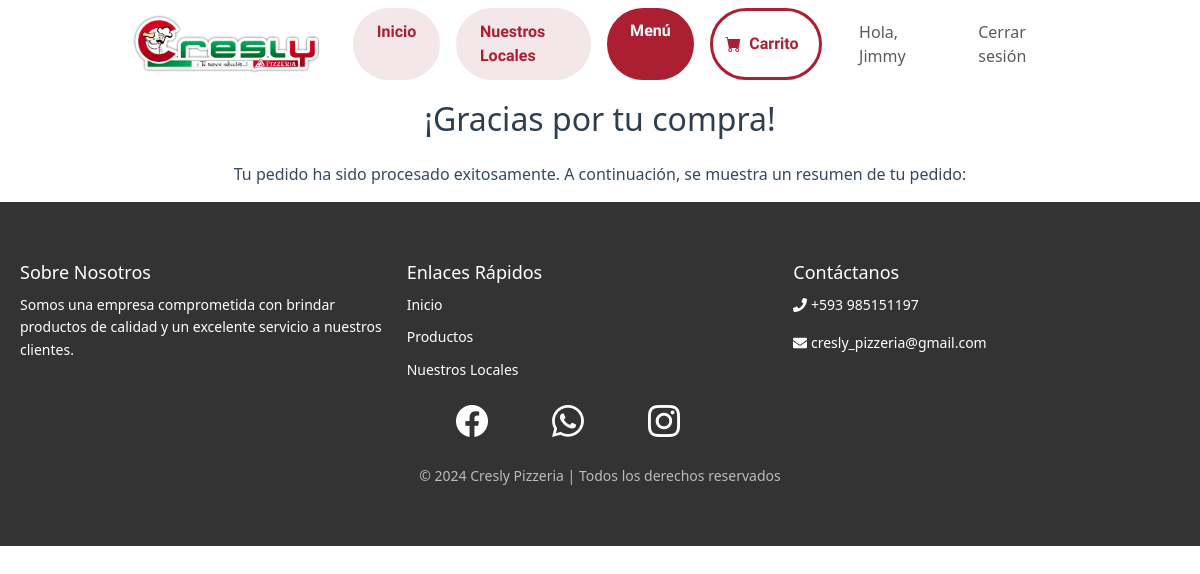
The page /carrito/exito_pedido (signed in) on the database as committed earlier.
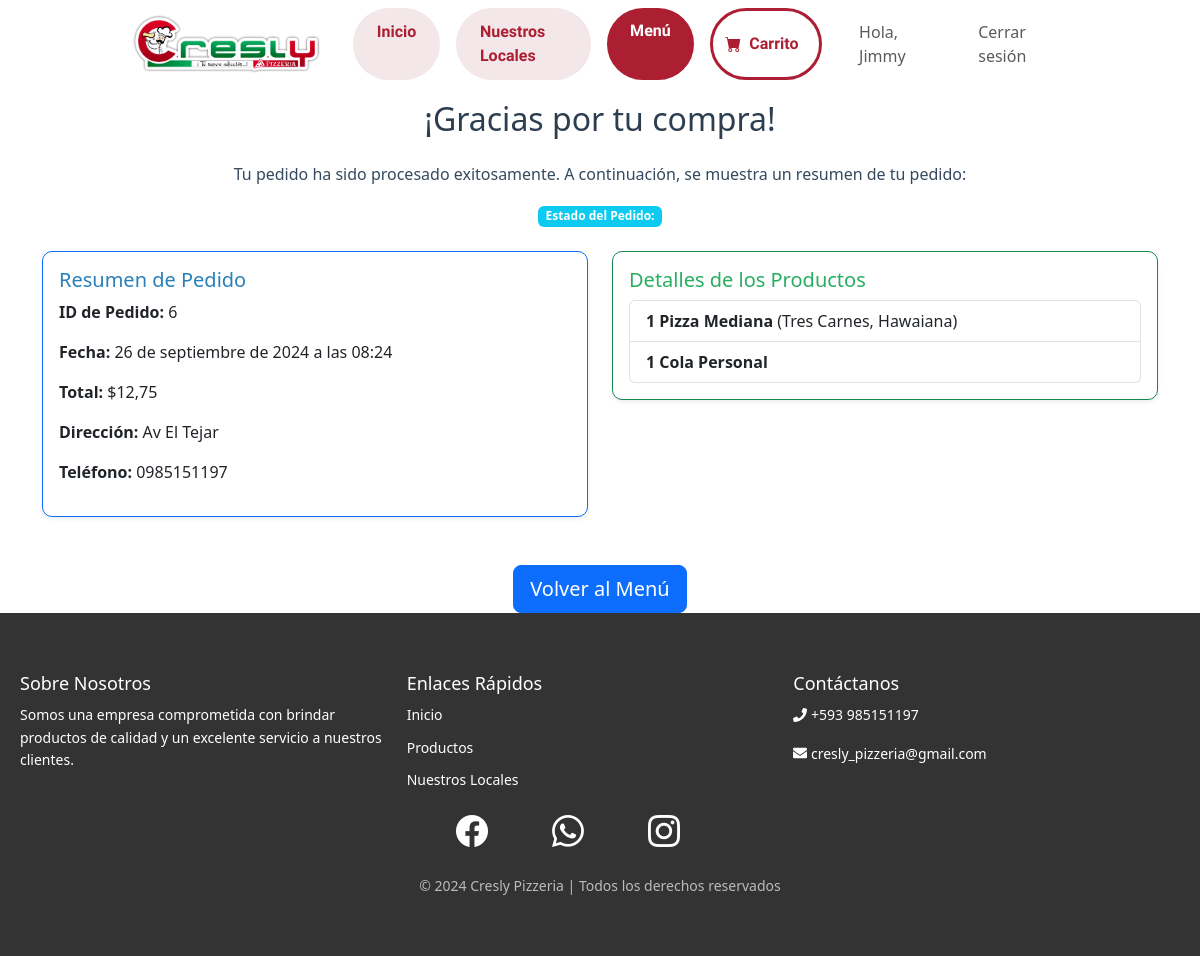
The same page on the database as committed later.
### carrito/models.py (models this page shows, shortened)
class Pedido(models.Model):
    cliente = models.ForeignKey(User, on_delete=models.CASCADE)
    fecha = models.DateTimeField(auto_now_add=True)
    total = models.DecimalField(max_digits=10, decimal_places=2, default=0.0)
    direccion = models.CharField(max_length=255, default="Sin dirección")
    telefono = models.CharField(max_length=20)    # Teléfono del cliente
    datos_entrega = models.TextField(blank=True, null=True)  # Otros detalles de entrega

class DetallePedido(models.Model):
    pedido = models.ForeignKey(Pedido, related_name='detalles', on_delete=models.CASCADE)
    producto = models.ForeignKey(Producto, on_delete=models.CASCADE)
    cantidad = models.PositiveIntegerField(default=1)
    sabor_1 = models.CharField(max_length=100, blank=True, null=True)
    sabor_2 = models.CharField(max_length=100, blank=True, null=True)
    sabor_alita_1 = models.CharField(max_length=100, blank=True, null=True)  # Nuevo campo para sabor de alita
    sabor_alita_2 = models.CharField(max_length=100, blank=True, null=True)  # Nuevo campo para sabor de alita
    sabor_bebida = models.CharField(max_length=100, blank=True, null=True)    # Nuevo campo para sabor de bebida
    precio_unitario = models.DecimalField(max_digits=10, decimal_places=2)
    subtotal = models.DecimalField(max_digits=10, decimal_places=2)

### menu/models.py (models this page shows, shortened)
class Producto(models.Model):
    nombre_producto = models.CharField(max_length=70)
    descripcion = models.CharField(max_length=200, null=True)
    precio = models.DecimalField(max_digits=6, decimal_places=2)
    foto = models.ImageField(default='', upload_to='producto')
    categoria = models.ForeignKey(Categoria, on_delete=models.CASCADE)

### carrito/views.py (the view)
# urls.py: path('exito_pedido', views.exito_pedido, name='exito_pedido'),
def exito_pedido(request):
    pedido = Pedido.objects.filter(cliente=request.user).order_by('-id').first()
    detalles = DetallePedido.objects.filter(pedido=pedido) if pedido else []
    return render(request, 'carrito/exito_pedido.html', {
        'pedido': pedido,
        'detalles': detalles,
    })

### usuarios/context_processors.py (called while the page is built)
def auth_forms(request):
    return {
        'login_form': LoginForm(),
        'register_form': RegisterForm(),
    }

### templates/carrito/exito_pedido.html
{% extends 'base.html' %}
{% load static %}
{% block styles %}
<link rel="stylesheet" href="{% static 'CSS/carrito.css' %}">
{% endblock %}
{% block content %}
<div class="container mt-5">
    <h2 class="text-center mb-4" style="color: #2c3e50;">¡Gracias por tu compra!</h2>
    <p class="text-center" style="color: #34495e;">Tu pedido ha sido procesado exitosamente. A continuación, se muestra un resumen de tu pedido:</p>
    {% if pedido %}
        <div class="text-center mb-4">
            <span class="badge badge-lg {% if pedido.estado == 'recibido' %}bg-secondary{% elif pedido.estado == 'en proceso' %}bg-warning text-dark{% elif pedido.estado == 'listo' %}bg-success{% else %}bg-info{% endif %}">
                <strong>Estado del Pedido:</strong> {{ pedido.estado }}
            </span>
        </div>
        <div class="row">
            <div class="col-md-6">
                <div class="card mb-4 shadow-sm border-primary">
                    <div class="card-body">
                        <h5 class="card-title" style="color: #2980b9;">Resumen de Pedido</h5>
                        <p><strong>ID de Pedido:</strong> {{ pedido.id }}</p>
                        <p><strong>Fecha:</strong> {{ pedido.fecha }}</p>
                        <p><strong>Total:</strong> ${{ pedido.total }}</p>
                        <p><strong>Dirección:</strong> {{ pedido.direccion }}</p>
                        <p><strong>Teléfono:</strong> {{ pedido.telefono }}</p>
                    </div>
                </div>
            </div>
            <div class="col-md-6">
                <div class="card mb-4 shadow-sm border-success">
                    <div class="card-body">
                        <h5 class="card-title" style="color: #27ae60;">Detalles de los Productos</h5>
                        <ul class="list-group">
                            {% for detalle in pedido.detalles.all %}
                                <li class="list-group-item">
                                    <strong>{{ detalle.cantidad }} {{ detalle.producto.nombre_producto }}</strong>
                                    {% if detalle.sabor_1 %} ({{ detalle.sabor_1 }}{% if detalle.sabor_2 %}, {{ detalle.sabor_2 }}{% endif %}) {% endif %}
                                </li>
                            {% endfor %}
                        </ul>
                    </div>
                </div>
            </div>
        </div>
        <div class="text-center mt-4">
            <a href="{% url 'menu' %}" class="btn btn-primary btn-lg">Volver al Menú</a>
        </div>
    {% endif %}
</div>
{% endblock %}

### templates/base.html (shortened to what this page needs)
{% load static %}
<!DOCTYPE html>
<html lang="es">
<head>
    <link href="https://cdn.jsdelivr.net/npm/bootstrap@5.3.3/dist/css/bootstrap.min.css" rel="stylesheet">
    <link rel="stylesheet" href="https://cdn.jsdelivr.net/npm/bootstrap-icons@1.5.0/font/bootstrap-icons.css">
    <link rel="stylesheet" href="https://cdnjs.cloudflare.com/ajax/libs/font-awesome/6.0.0-beta3/css/all.min.css">
    <link rel="stylesheet" href="path/to/font-awesome/css/font-awesome.min.css">
    <link rel="stylesheet" href="{% static 'CSS/base.css' %}">
    {% block styles %}{% endblock %}
</head>
<body>
    <header>{% include 'components/navbar.html' %}</header>
    <div class="contenido">
        {% block content %}
        {% endblock %}
    </div>
    <footer>{% include 'components/footer.html' %}</footer>
</body>
</html>

### templates/components/navbar.html (shortened to what this page needs)
{% load static %}
<nav class="navbar navbar-expand-lg fixed-top ">
  <div class="container-fluid" style="max-width: 80%;">
    <a class="navbar-brand" href="/">
      <img src="{% static 'IMG/inicio/logo.png' %}" alt="Logo" style="height: 60px;">
    </a>
    <div class="collapse navbar-collapse justify-content-end " id="navbarNav">
      <ul class="navbar-nav">
        <li class="nav-item active nav-inicio">
          <a class="nav-link" href="/">Inicio</a>
        </li>
        <li class="nav-item nav-locales">
          <a class="nav-link" href="{% url 'nuestros_locales' %}">Nuestros Locales</a>
        </li>
        <li class="nav-item nav-menu">
          <a class="nav-link" href="{% url 'menu' %}">Menú</a>
        </li>
        <li class="nav-item nav-carrito d-flex align-items-center">
          <i class="bi bi-cart-fill icon-car"></i>
          <a class="nav-link" href="{% url 'ver_carrito' %}">Carrito</a>
        </li>
        {% if user.is_authenticated %}
          <li class="nav-item d-flex align-items-center">
            <span class="nav-link">Hola, {{ user.first_name }}</span>
          </li>
          <li class="nav-item d-flex align-items-center">
            <a class="nav-link" href="{% url 'logout' %}">Cerrar sesión</a>
          </li>
        {% endif %}
      </ul>
    </div>
  </div>
</nav>

### templates/components/footer.html (shortened to what this page needs)
<footer>
    <div class="footer-container">
        <div class="footer-section ">
            <h3>Sobre Nosotros</h3>
            <p>
                Somos una empresa comprometida con brindar productos de calidad y un excelente servicio a nuestros clientes.
            </p>
        </div>
        <div class="footer-section links">
            <h3>Enlaces Rápidos</h3>
            <ul>
                <li><a href="/">Inicio</a></li>
                <li><a href="{% url 'menu' %}">Productos</a></li>
                <li><a href="{% url 'nuestros_locales' %}">Nuestros Locales</a></li>
            </ul>
        </div>
        <div class="footer-section contact">
            <h3>Contáctanos</h3>
            <p><i class="fas fa-phone"></i> +593 985151197</p>
            <p><i class="fas fa-envelope"></i> cresly_pizzeria@gmail.com</p>
        </div>
    </div>
    <div class="iconos_footer">
        <a href="https://www.facebook.com/creslypizzeria" target="_blank" aria-label="Facebook">
            <i class="bi bi-facebook"></i>
        </a>
        <a href="https://wa.me/593990773270" target="_blank" aria-label="WhatsApp">
            <i class="bi bi-whatsapp"></i>
        </a>
        <a href="https://www.instagram.com/creslypizzeria?utm_source=ig_web_button_share_sheet&igsh=ZDNlZDc0MzIxNw==" target="_blank" aria-label="Instagram">
            <i class="bi bi-instagram"></i>
        </a>
        <a href="https://www.tiktok.com/@cresly_pizzeria?is_from_webapp=1&sender_device=pc" target="_blank" aria-label="TikTok">
        </a>
    </div>
    <div class="footer-bottom">
        <p>&copy; 2024 Cresly Pizzeria | Todos los derechos reservados</p>
    </div>
</footer>

### static/CSS/base.css (style rules this page uses)
:root { --color-primario: #AC1F33; --color-primario-hover: #5f0c19; --color-secundario: #009640; --fuente-principal: 'Reem Kufi Fun', sans-serif; --fuente-titulos: 'Lilita One', sans-serif; }
.contenido { margin-top: 100px; }
.navbar { position: fixed; top: 0; left: 0; width: 100%; z-index: 1030; background-color: white; }
.nav-item { border-radius: 15rem; padding-left: 0.8rem; padding-right: 0.8rem; padding-top: 0.05rem; padding-bottom: 0.05rem; margin-left: 1rem; }
.nav-menu { background-color: var(--color-primario); border: 2px solid ; border-color: var(--color-primario); transition: background-color 0.3s ease, transform 0.3s ease, border-color 0.3s ease; }
.nav-menu a { color: white; font-family: var(--fuente-principal); font-size: medium; font-weight: bold; }
.nav-carrito { border: 3px solid var(--color-primario); color: var(--color-primario); transition: background-color 0.3s ease, transform 0.3s ease, border-color 0.3s ease, color 0.3s ease; }
.nav-carrito a { color: var(--color-primario); font-family: var(--fuente-principal); font-size: medium; font-weight: bold; }
.nav-locales { background-color: #f3e7e9; border: 3px solid #f3e7e9; transition: background-color 0.3s ease, transform 0.3s ease, border-color 0.3s ease; }
.nav-locales a { color: var(--color-primario); font-family: var(--fuente-principal); font-size: medium; font-weight: bold; }
.nav-inicio { background-color: #f3e7e9; border: 3px solid #f3e7e9; transition: background-color 0.3s ease, transform 0.3s ease, border-color 0.3s ease; }
.nav-inicio a { color: var(--color-primario); font-family: var(--fuente-principal); font-size: medium; font-weight: bold; }
.iconos_footer { display: flex; justify-content: center; }
.iconos_footer i { margin: 2rem; font-size: 2rem; color: white; }
footer { background-color: #333; color: white; padding: 30px 0; position: relative; width: 100%; bottom: 0; }
.footer-container { display: flex; justify-content: space-between; max-width: 1200px; margin: 0 auto; padding: 0 20px; }
.footer-section { flex: 1; margin-right: 20px; }
.footer-section h3 { font-size: 18px; margin-bottom: 10px; }
.footer-section p, .footer-section ul { font-size: 14px; line-height: 1.6; }
.footer-section ul { list-style: none; padding: 0; }
.footer-section ul li { margin-bottom: 10px; }
.footer-section ul li a { text-decoration: none; color: white; transition: color 0.3s; }
.footer-bottom { text-align: center; margin-top: 20px; font-size: 14px; color: #bbb; }
.footer-bottom p { margin: 0; }

### static/CSS/carrito.css (style rules this page uses)
.card { border-radius: 10px; }
h5 { color: #007bff; }

Rows that differ between the two databases and show on the page:
added Pedido: id "6", fecha "26 de septiembre de 2024 a las 08:24", total "12,75", direccion "Av El Tejar", telefono "0985151197"
added DetallePedido: cantidad "1", producto.nombre_producto "Pizza Mediana", sabor_1 "Tres Carnes", sabor_2 "Hawaiana"
added DetallePedido: cantidad "1", producto.nombre_producto "Cola Personal"
Other text that changed with them:
text now shown: "Estado del Pedido: Resumen de Pedido ID de Pedido: Fecha: Total: $ Dirección: Teléfono: Detalles de los Productos Volver al Menú"
